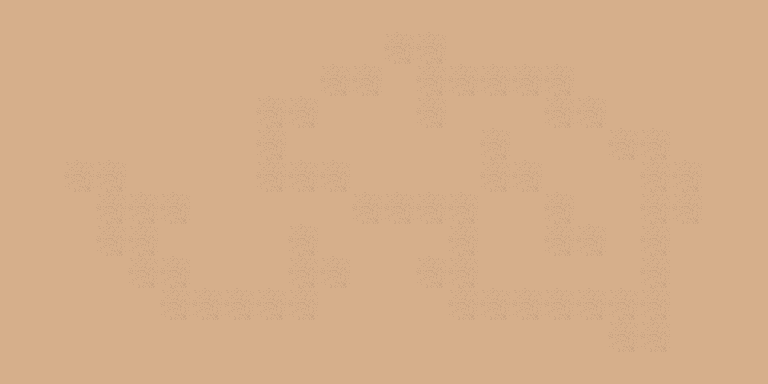

A 2D game scene composited from a Tiled map and its tileset images. What follows is a short description and the map's XML, with every tile layer's data as written:
An orthogonal 24x12 tile map with 32x32 px tiles, 1 tile layer (Tile Layer 1).

<map version="1.2" tiledversion="1.3.4" orientation="orthogonal" renderorder="right-down" width="24" height="12" tilewidth="32" tileheight="32" infinite="0" nextlayerid="2" nextobjectid="1">
 <tileset firstgid="1" source="../backgrounds/desert_tileset.tsx" />
 <layer id="1" name="Tile Layer 1" width="24" height="12">
  <data encoding="csv">
1,1,1,1,1,1,1,1,1,1,1,1,1,1,1,1,1,1,1,1,1,1,1,1,
1,1,1,1,1,1,1,1,1,1,1,1,2,2,1,1,1,1,1,1,1,1,1,1,
1,1,1,1,1,1,1,1,1,1,2,2,1,2,2,2,2,2,1,1,1,1,1,1,
1,1,1,1,1,1,1,1,2,2,1,1,1,2,1,1,1,2,2,1,1,1,1,1,
1,1,1,1,1,1,1,1,2,1,1,1,1,1,1,2,1,1,1,2,2,1,1,1,
1,1,2,2,1,1,1,1,2,2,2,1,1,1,1,2,2,1,1,1,2,2,1,1,
1,1,1,2,2,2,1,1,1,1,1,2,2,2,2,1,1,2,1,1,2,2,1,1,
1,1,1,2,2,1,1,1,1,2,1,1,1,1,2,1,1,2,2,1,2,1,1,1,
1,1,1,1,2,2,1,1,1,2,2,1,1,2,2,1,1,1,1,1,2,1,1,1,
1,1,1,1,1,2,2,2,2,2,1,1,1,1,2,2,2,2,2,2,2,1,1,1,
1,1,1,1,1,1,1,1,1,1,1,1,1,1,1,1,1,1,1,2,2,1,1,1,
1,1,1,1,1,1,1,1,1,1,1,1,1,1,1,1,1,1,1,1,1,1,1,1
</data>
 </layer>
</map>
